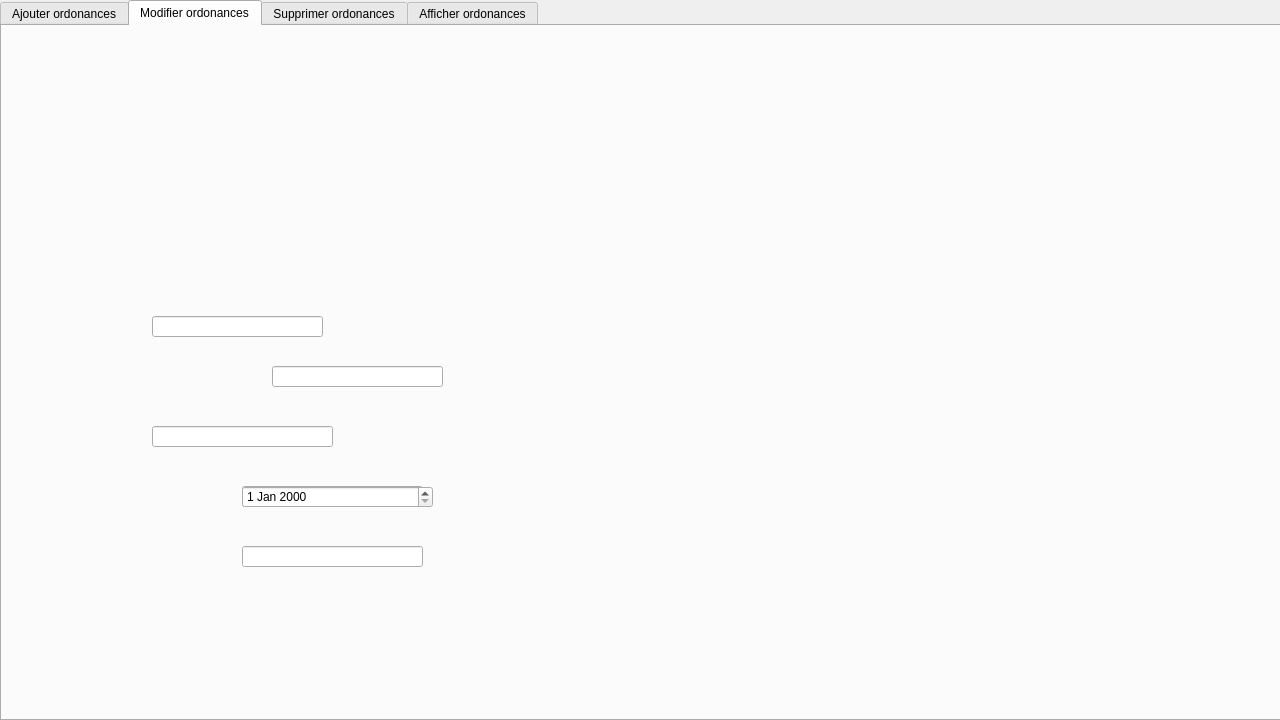
<?xml version="1.0" encoding="UTF-8"?>
<ui version="4.0">
 <class>Ordonances</class>
 <widget class="QDialog" name="Ordonances">
  <property name="geometry">
   <rect>
    <x>0</x>
    <y>0</y>
    <width>1280</width>
    <height>720</height>
   </rect>
  </property>
  <property name="minimumSize">
   <size>
    <width>1280</width>
    <height>720</height>
   </size>
  </property>
  <property name="maximumSize">
   <size>
    <width>1280</width>
    <height>720</height>
   </size>
  </property>
  <property name="baseSize">
   <size>
    <width>1280</width>
    <height>720</height>
   </size>
  </property>
  <property name="windowTitle">
   <string>MED++</string>
  </property>
  <widget class="QTabWidget" name="tabWidget">
   <property name="geometry">
    <rect>
     <x>0</x>
     <y>0</y>
     <width>1281</width>
     <height>721</height>
    </rect>
   </property>
   <property name="maximumSize">
    <size>
     <width>16777215</width>
     <height>16777215</height>
    </size>
   </property>
   <property name="currentIndex">
    <number>1</number>
   </property>
   <widget class="QWidget" name="tab">
    <attribute name="title">
     <string>Ajouter ordonances</string>
    </attribute>
    <widget class="QWidget" name="widget" native="true">
     <property name="geometry">
      <rect>
       <x>0</x>
       <y>0</y>
       <width>1281</width>
       <height>701</height>
      </rect>
     </property>
     <property name="styleSheet">
      <string notr="true">QWidget#widget
{
	background-image: url(:/Ajouter ordonance.png);
}</string>
     </property>
     <widget class="QLineEdit" name="lineEdit">
      <property name="geometry">
       <rect>
        <x>270</x>
        <y>350</y>
        <width>171</width>
        <height>21</height>
       </rect>
      </property>
     </widget>
     <widget class="QLineEdit" name="reff_ord">
      <property name="geometry">
       <rect>
        <x>150</x>
        <y>290</y>
        <width>171</width>
        <height>21</height>
       </rect>
      </property>
     </widget>
     <widget class="QLineEdit" name="lineEdit_3">
      <property name="geometry">
       <rect>
        <x>150</x>
        <y>400</y>
        <width>181</width>
        <height>21</height>
       </rect>
      </property>
     </widget>
     <widget class="QWidget" name="widget_5" native="true">
      <property name="geometry">
       <rect>
        <x>1150</x>
        <y>80</y>
        <width>120</width>
        <height>41</height>
       </rect>
      </property>
      <widget class="QPushButton" name="pushButton">
       <property name="geometry">
        <rect>
         <x>0</x>
         <y>0</y>
         <width>121</width>
         <height>41</height>
        </rect>
       </property>
       <property name="styleSheet">
        <string notr="true">QPushButton{
border-style:solid;

background-color:#AARRGGBB ;
color:#fff;
border-radius:7px;
}

</string>
       </property>
       <property name="text">
        <string/>
       </property>
      </widget>
     </widget>
     <widget class="QWidget" name="widget_6" native="true">
      <property name="geometry">
       <rect>
        <x>1140</x>
        <y>410</y>
        <width>120</width>
        <height>41</height>
       </rect>
      </property>
      <widget class="QPushButton" name="ajouter">
       <property name="geometry">
        <rect>
         <x>0</x>
         <y>0</y>
         <width>121</width>
         <height>41</height>
        </rect>
       </property>
       <property name="styleSheet">
        <string notr="true">QPushButton{
border-style:solid;

background-color:#AARRGGBB ;
color:#fff;
border-radius:7px;
}

</string>
       </property>
       <property name="text">
        <string/>
       </property>
      </widget>
     </widget>
     <widget class="QLineEdit" name="trait">
      <property name="geometry">
       <rect>
        <x>250</x>
        <y>510</y>
        <width>181</width>
        <height>21</height>
       </rect>
      </property>
     </widget>
     <widget class="QLineEdit" name="lineEdit_5">
      <property name="geometry">
       <rect>
        <x>240</x>
        <y>460</y>
        <width>181</width>
        <height>21</height>
       </rect>
      </property>
     </widget>
     <widget class="QComboBox" name="comboBox">
      <property name="geometry">
       <rect>
        <x>270</x>
        <y>350</y>
        <width>171</width>
        <height>22</height>
       </rect>
      </property>
     </widget>
     <widget class="QComboBox" name="comboBox_2">
      <property name="geometry">
       <rect>
        <x>150</x>
        <y>400</y>
        <width>181</width>
        <height>22</height>
       </rect>
      </property>
     </widget>
     <widget class="QDateEdit" name="dateEdit">
      <property name="geometry">
       <rect>
        <x>240</x>
        <y>460</y>
        <width>181</width>
        <height>22</height>
       </rect>
      </property>
     </widget>
    </widget>
   </widget>
   <widget class="QWidget" name="tab_2">
    <attribute name="title">
     <string>Modifier ordonances</string>
    </attribute>
    <widget class="QWidget" name="widget_2" native="true">
     <property name="geometry">
      <rect>
       <x>0</x>
       <y>0</y>
       <width>1281</width>
       <height>701</height>
      </rect>
     </property>
     <property name="styleSheet">
      <string notr="true">QWidget#widget_2
{
	background-image: url(:/ModifierOrd.png);
}</string>
     </property>
     <widget class="QLineEdit" name="reff">
      <property name="geometry">
       <rect>
        <x>150</x>
        <y>290</y>
        <width>171</width>
        <height>21</height>
       </rect>
      </property>
     </widget>
     <widget class="QLineEdit" name="idd">
      <property name="geometry">
       <rect>
        <x>150</x>
        <y>400</y>
        <width>181</width>
        <height>21</height>
       </rect>
      </property>
     </widget>
     <widget class="QLineEdit" name="rc">
      <property name="geometry">
       <rect>
        <x>270</x>
        <y>340</y>
        <width>171</width>
        <height>21</height>
       </rect>
      </property>
     </widget>
     <widget class="QPushButton" name="pushButton_3">
      <property name="geometry">
       <rect>
        <x>1160</x>
        <y>80</y>
        <width>111</width>
        <height>41</height>
       </rect>
      </property>
      <property name="styleSheet">
       <string notr="true">QPushButton{
border-style:solid;

background-color:#AARRGGBB ;
color:#fff;
border-radius:7px;
}

</string>
      </property>
      <property name="text">
       <string/>
      </property>
     </widget>
     <widget class="QPushButton" name="modifier">
      <property name="geometry">
       <rect>
        <x>1140</x>
        <y>410</y>
        <width>121</width>
        <height>41</height>
       </rect>
      </property>
      <property name="styleSheet">
       <string notr="true">QPushButton{
border-style:solid;

background-color:#AARRGGBB ;
color:#fff;
border-radius:7px;
}

</string>
      </property>
      <property name="text">
       <string/>
      </property>
     </widget>
     <widget class="QLineEdit" name="lineEdit_11">
      <property name="geometry">
       <rect>
        <x>240</x>
        <y>460</y>
        <width>181</width>
        <height>21</height>
       </rect>
      </property>
     </widget>
     <widget class="QLineEdit" name="tr">
      <property name="geometry">
       <rect>
        <x>240</x>
        <y>520</y>
        <width>181</width>
        <height>21</height>
       </rect>
      </property>
     </widget>
     <widget class="QDateEdit" name="dateEdit_2">
      <property name="geometry">
       <rect>
        <x>240</x>
        <y>460</y>
        <width>191</width>
        <height>22</height>
       </rect>
      </property>
     </widget>
    </widget>
   </widget>
   <widget class="QWidget" name="tab_3">
    <attribute name="title">
     <string>Supprimer ordonances</string>
    </attribute>
    <widget class="QWidget" name="widget_3" native="true">
     <property name="geometry">
      <rect>
       <x>0</x>
       <y>0</y>
       <width>1281</width>
       <height>691</height>
      </rect>
     </property>
     <property name="styleSheet">
      <string notr="true">QWidget#widget_3
{
	background-image: url(:/SuppOrd.png);
}</string>
     </property>
     <widget class="QLineEdit" name="lineEdit_15">
      <property name="geometry">
       <rect>
        <x>530</x>
        <y>320</y>
        <width>251</width>
        <height>31</height>
       </rect>
      </property>
      <property name="clearButtonEnabled">
       <bool>true</bool>
      </property>
     </widget>
     <widget class="QPushButton" name="pushButton_5">
      <property name="geometry">
       <rect>
        <x>1150</x>
        <y>80</y>
        <width>111</width>
        <height>41</height>
       </rect>
      </property>
      <property name="styleSheet">
       <string notr="true">QPushButton{
border-style:solid;

background-color:#AARRGGBB ;
color:#fff;
border-radius:7px;
}

</string>
      </property>
      <property name="text">
       <string/>
      </property>
     </widget>
     <widget class="QPushButton" name="supprimer">
      <property name="geometry">
       <rect>
        <x>1150</x>
        <y>650</y>
        <width>121</width>
        <height>41</height>
       </rect>
      </property>
      <property name="styleSheet">
       <string notr="true">QPushButton{
border-style:solid;

background-color:#AARRGGBB ;
color:#fff;
border-radius:7px;
}

</string>
      </property>
      <property name="text">
       <string/>
      </property>
     </widget>
    </widget>
   </widget>
   <widget class="QWidget" name="tab_4">
    <attribute name="title">
     <string>Afficher ordonances</string>
    </attribute>
    <widget class="QWidget" name="widget_4" native="true">
     <property name="geometry">
      <rect>
       <x>0</x>
       <y>0</y>
       <width>1281</width>
       <height>691</height>
      </rect>
     </property>
     <property name="styleSheet">
      <string notr="true">QWidget#widget_4 
{
background-image: url(:/AffOrd.png);
}
</string>
     </property>
     <widget class="QTableView" name="TabOrd">
      <property name="geometry">
       <rect>
        <x>0</x>
        <y>240</y>
        <width>1281</width>
        <height>461</height>
       </rect>
      </property>
     </widget>
     <widget class="QPushButton" name="pushButton_7">
      <property name="geometry">
       <rect>
        <x>1150</x>
        <y>80</y>
        <width>111</width>
        <height>41</height>
       </rect>
      </property>
      <property name="styleSheet">
       <string notr="true">QPushButton{
border-style:solid;

background-color:#AARRGGBB ;
color:#fff;
border-radius:7px;
}

</string>
      </property>
      <property name="text">
       <string/>
      </property>
     </widget>
    </widget>
   </widget>
  </widget>
 </widget>
 <resources/>
 <connections/>
</ui>
